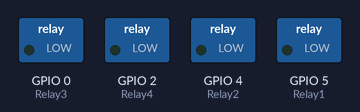
Bench run of a sketch on a simulated ESP8266 (NodeMCU). On the bench: switched loads named in the sketch (green lamp = pin HIGH). WiFi joins after 1.5 s; servers stay silent unless stated; what the sketch prints to the serial monitor is not drawn.

Above: at 0.1 s.
At 1.7 s:
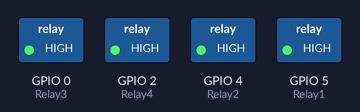
Timing chart, 0 to 3.2 s (numbered marks = the images above):
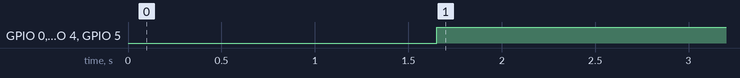

The sketch:

Automate.ino
```cpp
#include <ESP8266WiFi.h>
#include<FirebaseArduino.h>
#define FIREBASE_HOST " "
#define FIREBASE_AUTH " "
#define WIFI_SSID " "
#define WIFI_PASSWORD " "                                     //Password of your wifi network

#define Relay1 05 //D6
int val1;

#define Relay2 04 //D2
int val2;

#define Relay3 00  //D1
int val3;

#define Relay4 02 //D5
int val4;

void setup()
{
  Serial.begin(115200);                                                   // Select the same baud rate if you want to see the datas on Serial Monitor
  pinMode(Relay1,OUTPUT);
  pinMode(Relay2,OUTPUT);
  pinMode(Relay3,OUTPUT);
  pinMode(Relay4,OUTPUT);

  digitalWrite(Relay1,LOW);
  digitalWrite(Relay2,LOW);
  digitalWrite(Relay3,LOW);
  digitalWrite(Relay4,LOW);


  WiFi.begin(WIFI_SSID,WIFI_PASSWORD);
  Serial.print("connecting");
  while (WiFi.status()!=WL_CONNECTED){
    Serial.print(".");
    delay(500);
  }
  Serial.println();
  Serial.print("connected:");
  Serial.println(WiFi.localIP());

  Firebase.begin(FIREBASE_HOST,FIREBASE_AUTH);


}
void firebasereconnect()
{
  Serial.println("Trying to reconnect");
    Firebase.begin(FIREBASE_HOST, FIREBASE_AUTH);

  }

void loop()
{
  String path = "/room1";
  FirebaseObject object = Firebase.get(path);

  if (Firebase.failed())
      {
      Serial.print("Failed to connect with server");
      Serial.println(Firebase.error());
      firebasereconnect();
      return;
      }


  val1 = object.getInt("S1");
                                        //Reading the value of the varialble Status from the firebase
  if(val1==1)                                                             // If, the Status is 1, turn on the Relay1
     {
      digitalWrite(Relay1,LOW);
      Serial.println(val1);
    }
    else if(val1==0)                                                      // If, the Status is 0, turn Off the Relay1
    {
      digitalWrite(Relay1,HIGH);
      Serial.println(val1);
    }

  val2=object.getInt("S2");                                        //Reading the value of the varialble Status from the firebase

  if(val2==1)                                                             // If, the Status is 1, turn on the Relay2
     {
      digitalWrite(Relay2,LOW);
      Serial.println("light 2 ON");
    }
    else if(val2==0)                                                      // If, the Status is 0, turn Off the Relay2
    {
      digitalWrite(Relay2,HIGH);
      Serial.println("light 2 OFF");
    }

   val3=object.getInt("S3");                                        //Reading the value of the varialble Status from the firebase

  if(val3==1)                                                             // If, the Status is 1, turn on the Relay3
     {
      digitalWrite(Relay3,LOW);
      Serial.println("light 3 ON");
    }
    else if(val3==0)                                                      // If, the Status is 0, turn Off the Relay3
    {
      digitalWrite(Relay3,HIGH);
      Serial.println("light 3 OFF");
    }

   val4=object.getInt("S4");                                        //Reading the value of the varialble Status from the firebase

  if(val4==1)                                                             // If, the Status is 1, turn on the Relay4
     {
      digitalWrite(Relay4,LOW);
      Serial.println("light 4 ON");
    }
    else if(val4==0)                                                      // If, the Status is 0, turn Off the Relay4
    {
      digitalWrite(Relay4,HIGH);
      Serial.println("light 4 OFF");
   }
}
```

Measured:
- by itself, GPIO 0 (Relay3), GPIO 2 (Relay4), GPIO 4 (Relay2), GPIO 5 (Relay1): LOW → HIGH at 1.7 s
